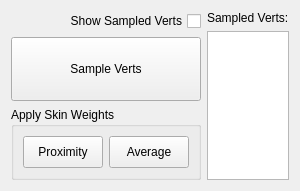
<?xml version="1.0" encoding="UTF-8"?>
<ui version="4.0">
 <class>Form</class>
 <widget class="QWidget" name="Form">
  <property name="geometry">
   <rect>
    <x>0</x>
    <y>0</y>
    <width>275</width>
    <height>178</height>
   </rect>
  </property>
  <property name="windowTitle">
   <string>Form</string>
  </property>
  <layout class="QHBoxLayout" name="horizontalLayout">
   <item>
    <layout class="QVBoxLayout" name="input_vbox">
     <item>
      <widget class="QCheckBox" name="sampled_verts_list_checkbox">
       <property name="layoutDirection">
        <enum>Qt::RightToLeft</enum>
       </property>
       <property name="text">
        <string>Show Sampled Verts</string>
       </property>
      </widget>
     </item>
     <item>
      <widget class="QPushButton" name="sample_verts_button">
       <property name="sizePolicy">
        <sizepolicy hsizetype="Minimum" vsizetype="Minimum">
         <horstretch>0</horstretch>
         <verstretch>0</verstretch>
        </sizepolicy>
       </property>
       <property name="minimumSize">
        <size>
         <width>0</width>
         <height>64</height>
        </size>
       </property>
       <property name="text">
        <string>Sample Verts</string>
       </property>
      </widget>
     </item>
     <item>
      <widget class="QGroupBox" name="apply_groupbox">
       <property name="title">
        <string>Apply Skin Weights</string>
       </property>
       <layout class="QHBoxLayout" name="horizontalLayout_3">
        <item>
         <widget class="QPushButton" name="proximity_button">
          <property name="sizePolicy">
           <sizepolicy hsizetype="Minimum" vsizetype="Preferred">
            <horstretch>0</horstretch>
            <verstretch>0</verstretch>
           </sizepolicy>
          </property>
          <property name="minimumSize">
           <size>
            <width>0</width>
            <height>32</height>
           </size>
          </property>
          <property name="text">
           <string>Proximity</string>
          </property>
         </widget>
        </item>
        <item>
         <widget class="QPushButton" name="average_button">
          <property name="sizePolicy">
           <sizepolicy hsizetype="Minimum" vsizetype="Preferred">
            <horstretch>0</horstretch>
            <verstretch>0</verstretch>
           </sizepolicy>
          </property>
          <property name="minimumSize">
           <size>
            <width>0</width>
            <height>32</height>
           </size>
          </property>
          <property name="text">
           <string>Average</string>
          </property>
         </widget>
        </item>
       </layout>
      </widget>
     </item>
    </layout>
   </item>
   <item>
    <widget class="QWidget" name="sampled_verts_visibility_widget" native="true">
     <layout class="QVBoxLayout" name="verticalLayout">
      <property name="leftMargin">
       <number>0</number>
      </property>
      <property name="topMargin">
       <number>0</number>
      </property>
      <property name="rightMargin">
       <number>0</number>
      </property>
      <property name="bottomMargin">
       <number>0</number>
      </property>
      <item>
       <widget class="QLabel" name="sampled_verts_label">
        <property name="sizePolicy">
         <sizepolicy hsizetype="Preferred" vsizetype="Minimum">
          <horstretch>0</horstretch>
          <verstretch>0</verstretch>
         </sizepolicy>
        </property>
        <property name="text">
         <string>Sampled Verts:</string>
        </property>
       </widget>
      </item>
      <item>
       <widget class="QListWidget" name="sampled_verts_listwidget"/>
      </item>
     </layout>
    </widget>
   </item>
  </layout>
 </widget>
 <resources/>
 <connections>
  <connection>
   <sender>sampled_verts_list_checkbox</sender>
   <signal>toggled(bool)</signal>
   <receiver>sampled_verts_visibility_widget</receiver>
   <slot>setVisible(bool)</slot>
   <hints>
    <hint type="sourcelabel">
     <x>97</x>
     <y>18</y>
    </hint>
    <hint type="destinationlabel">
     <x>230</x>
     <y>84</y>
    </hint>
   </hints>
  </connection>
 </connections>
</ui>
